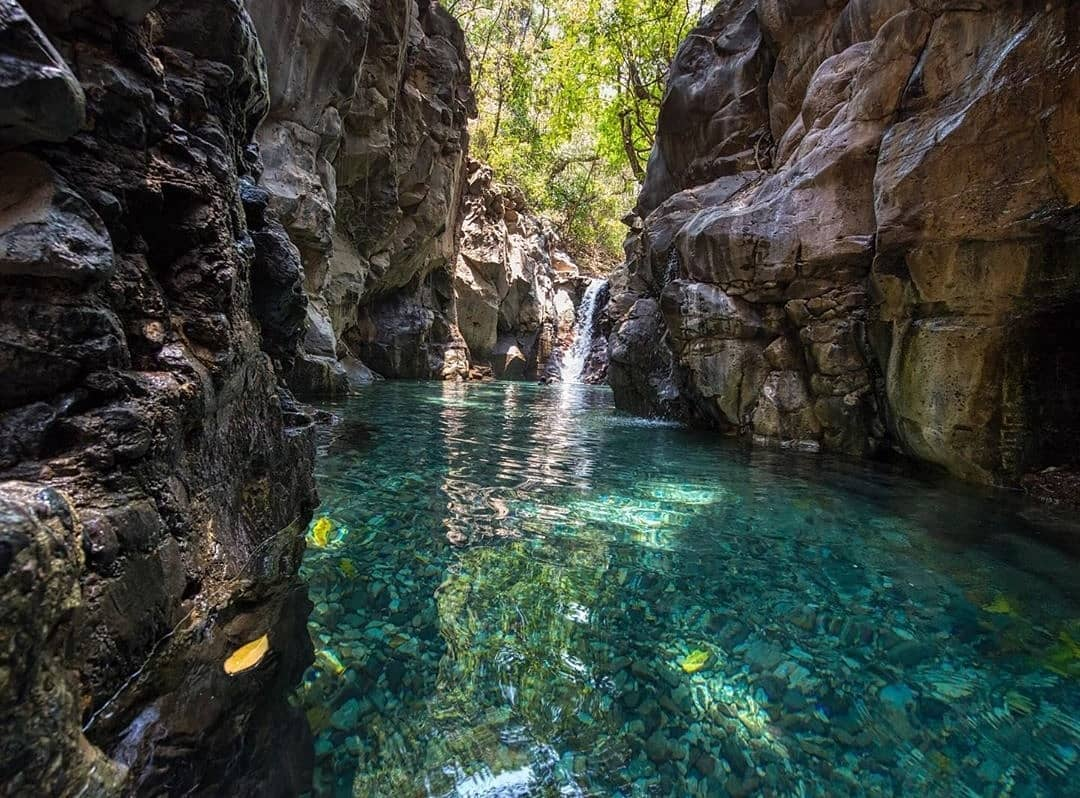
#> input picture manto.jpg, 1080 x 798 px
$ python practica5.py
#> lines starting #> are read from the running program, lines starting #| are printed output that depends on the picture
from matplotlib import pyplot as plt
from matplotlib import pylab
import cv2
import imutils
import numpy as np

fila = 2
columna = 3

img1 = cv2.imread('manto.jpg', 1)
#> img1 is the input picture: shape (798, 1080, 3); mean B, G, R 58.6, 67.3, 59.3
fig = plt.figure(figsize=(10,7), constrained_layout=True)
fig.add_subplot(fila,columna,1)
plt.title("Imagen Original")
plt.axis('off')
plt.imshow(img1)

fig.add_subplot(fila,columna,2)
img1 = cv2.imread('manto.jpg', 1)
ret,img1 = cv2.threshold(img1, 125, 255 , cv2.THRESH_BINARY)
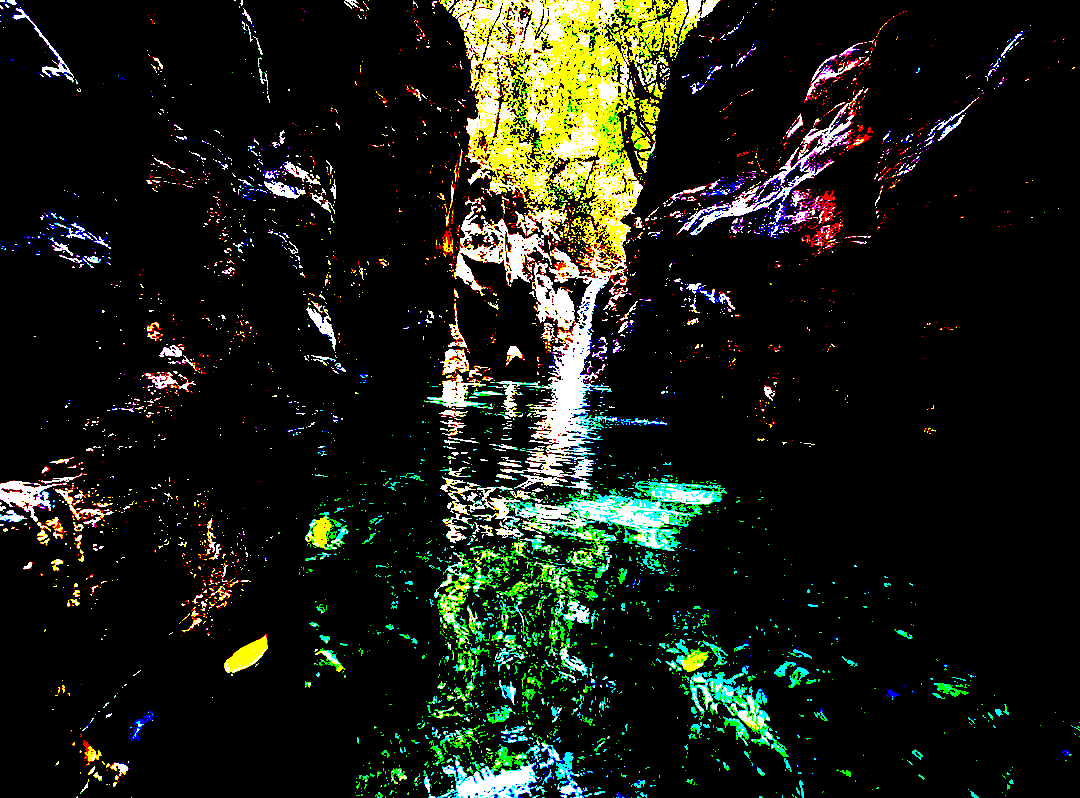
#> img1: shape (798, 1080, 3); mean B, G, R 20.4, 30.1, 25.7
img1 = cv2.cvtColor(img1, cv2.COLOR_BGR2RGB)
plt.imshow(img1)
plt.axis('off')
plt.title("Imagen: THRESH_BINARY")

fig.add_subplot(fila,columna,3)
img1 = cv2.imread('manto.jpg', 1)
ret,img1 = cv2.threshold(img1, 125, 255 , cv2.THRESH_BINARY_INV)
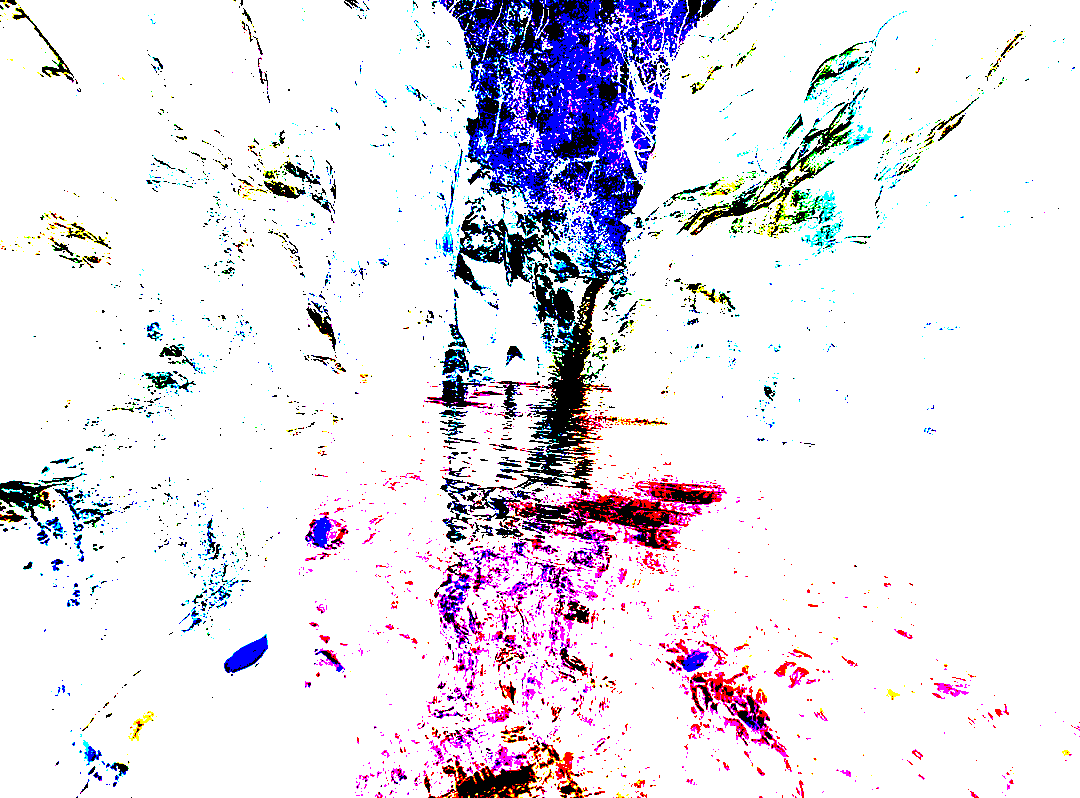
#> img1: shape (798, 1080, 3); mean B, G, R 234.6, 224.9, 229.3
img1 = cv2.cvtColor(img1, cv2.COLOR_BGR2RGB)
plt.imshow(img1)
plt.axis('off')
plt.title("Imagen: THRESH_BINARY_INV")

fig.add_subplot(fila,columna,4)
img1 = cv2.imread('manto.jpg', 1)
ret,img1 = cv2.threshold(img1, 125, 255 , cv2.THRESH_TRUNC)
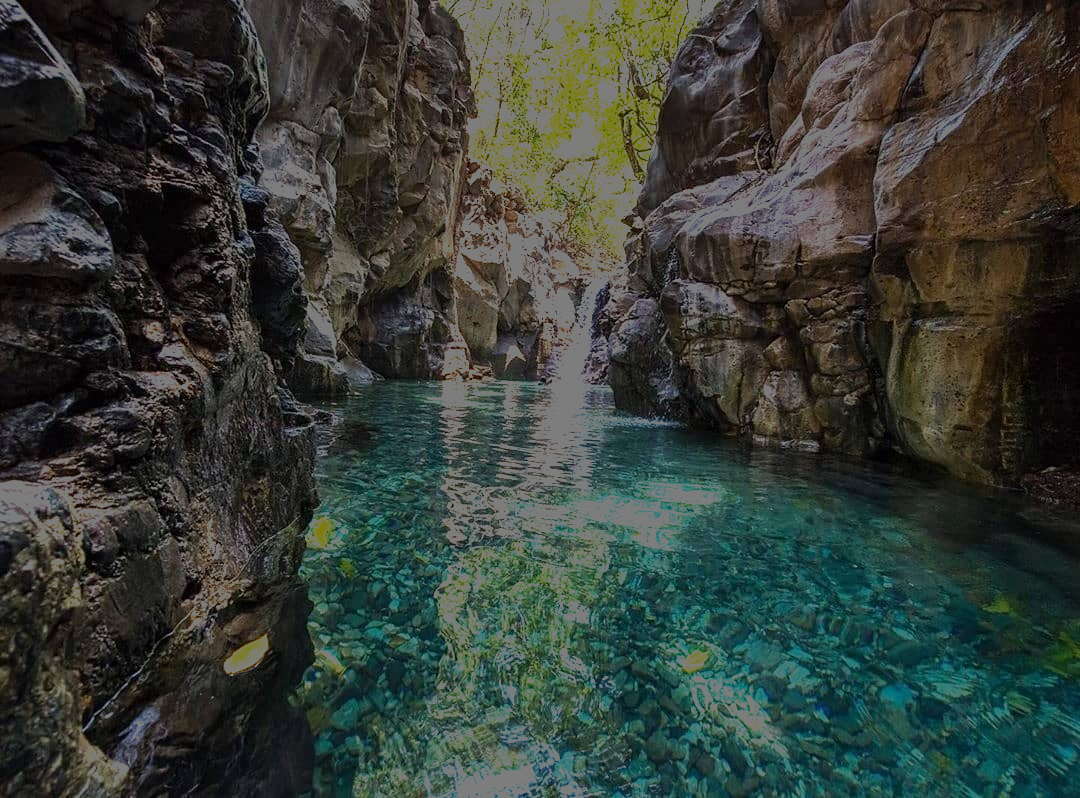
#> img1: shape (798, 1080, 3); mean B, G, R 55.4, 61.7, 54.4
img1 = cv2.cvtColor(img1, cv2.COLOR_BGR2RGB)
plt.imshow(img1)
plt.axis('off')
plt.title("Imagen: THRESH_TRUNC")


fig.add_subplot(fila,columna,5)
img1 = cv2.imread('manto.jpg', 1)
ret,img1 = cv2.threshold(img1, 125, 255 , cv2.THRESH_TOZERO)
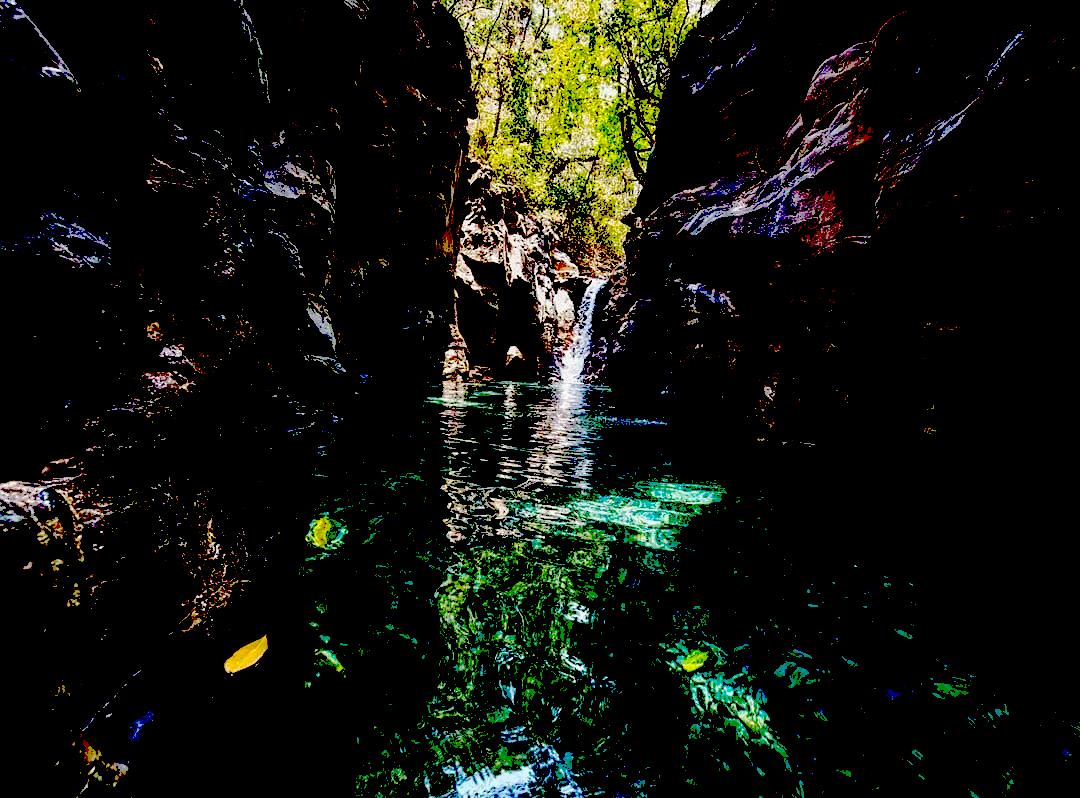
#> img1: shape (798, 1080, 3); mean B, G, R 13.2, 20.3, 17.5
img1 = cv2.cvtColor(img1, cv2.COLOR_BGR2RGB)
plt.imshow(img1)
plt.axis('off')
plt.title("Imagen: THRESH_TOZERO")

fig.add_subplot(fila,columna,6)
img1 = cv2.imread('manto.jpg', 1)
ret,img1 = cv2.threshold(img1, 125, 255 , cv2.THRESH_TOZERO_INV)
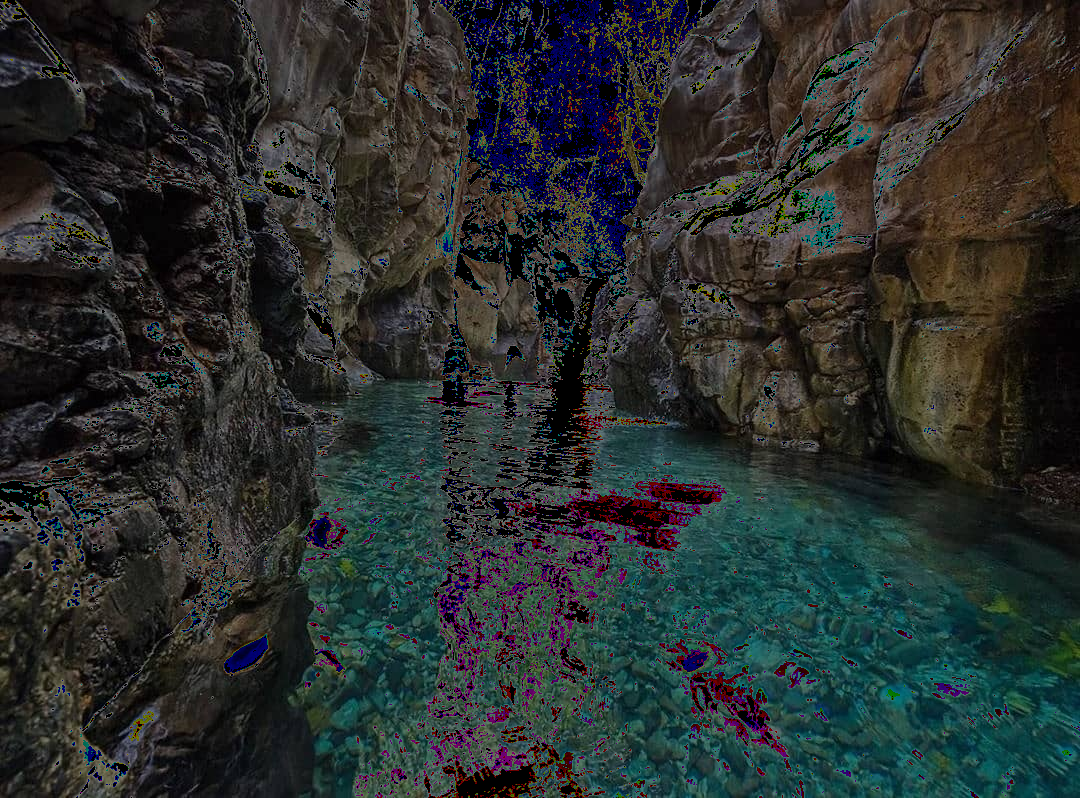
#> img1: shape (798, 1080, 3); mean B, G, R 45.4, 47, 41.8
img1 = cv2.cvtColor(img1, cv2.COLOR_BGR2RGB)
plt.imshow(img1)
plt.axis('off')
plt.title("Imagen: THRESH_TOZERO_INV")

"""
fig.add_subplot(fila,columna,7)
img1 = cv2.imread('manto.jpg', 1)
ret,img1 = cv2.threshold(img1, 125, 255 , (cv2.THRESH_BINARY+cv2.THRESH_OTSU))
img1 = cv2.cvtColor(img1, cv2.COLOR_BGR2RGB)
plt.imshow(img1)
plt.axis('off')
plt.title("Imagen: THRESH_OTSU")

"""

plt.show()
#> figure, not shown here; B, G, R data is drawn as R, G, B
